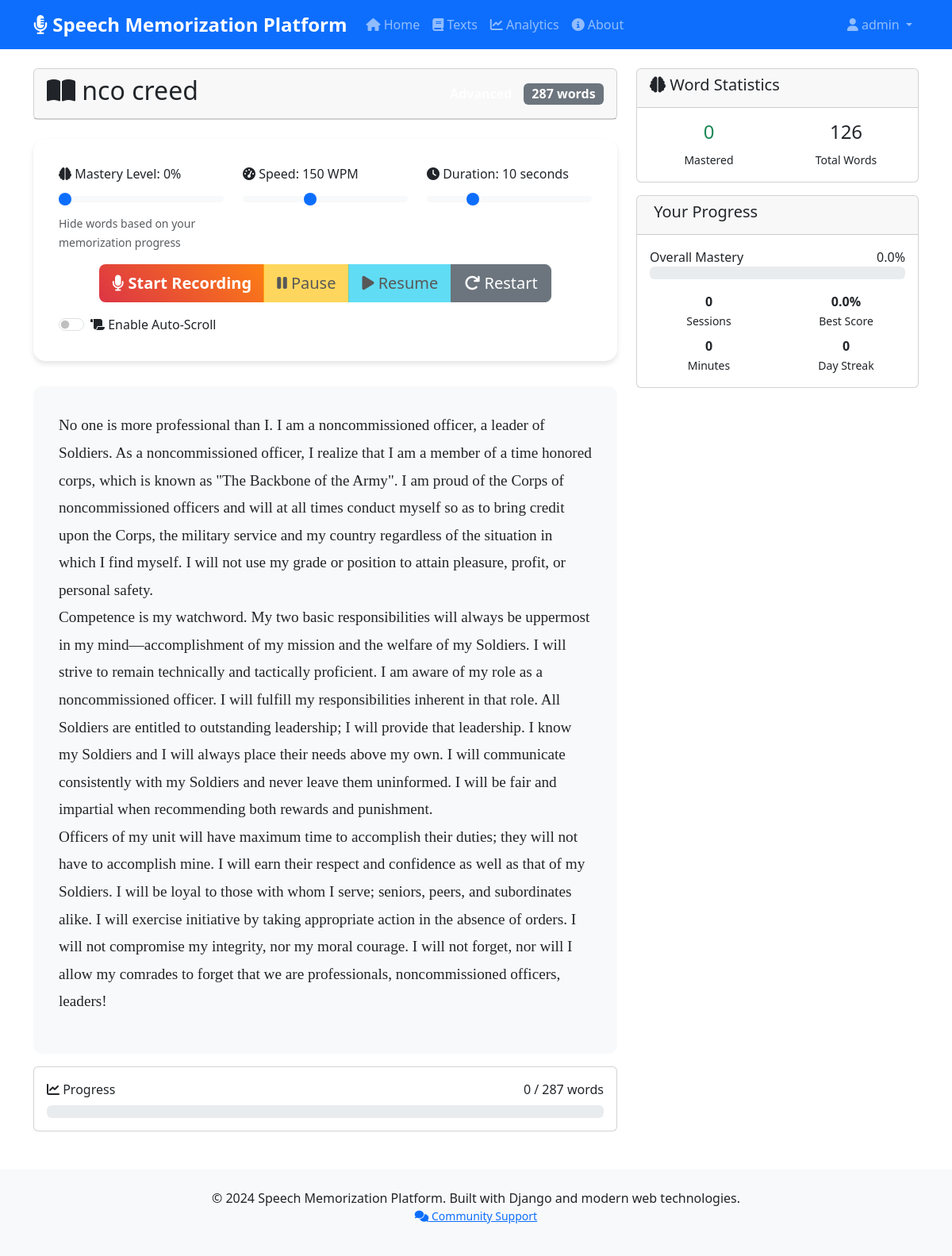
/practice/1/basic/ (signed in), run on the app's committed database.
### memorization/models.py (models this page shows, shortened)
class Text(models.Model):
    DIFFICULTY_CHOICES = [
        ('beginner', 'Beginner'),
        ('intermediate', 'Intermediate'),
        ('advanced', 'Advanced'),
        ('expert', 'Expert'),
    ]
    title = models.CharField(max_length=200)
    content = models.TextField()
    description = models.TextField(blank=True, null=True)
    tags = models.CharField(max_length=500, blank=True, help_text="Comma-separated tags")
    difficulty = models.CharField(max_length=20, choices=DIFFICULTY_CHOICES, default='beginner')
    time_limit = models.PositiveIntegerField(null=True, blank=True, help_text="Suggested time limit in minutes")
    created_by = models.ForeignKey(User, on_delete=models.CASCADE, related_name='created_texts')
    created_at = models.DateTimeField(auto_now_add=True)
    updated_at = models.DateTimeField(auto_now=True)
    is_public = models.BooleanField(default=False)
    word_count = models.PositiveIntegerField(default=0)
    class Meta:
        ordering = ['-created_at']

class UserTextProgress(models.Model):
    user = models.ForeignKey(User, on_delete=models.CASCADE)
    text = models.ForeignKey(Text, on_delete=models.CASCADE)
    overall_mastery_percentage = models.FloatField(default=0.0)
    words_mastered = models.PositiveIntegerField(default=0)
    total_practice_time = models.PositiveIntegerField(default=0)  # In seconds
    total_sessions = models.PositiveIntegerField(default=0)
    best_accuracy = models.FloatField(default=0.0)
    average_accuracy = models.FloatField(default=0.0)
    current_streak = models.PositiveIntegerField(default=0)
    preferred_words_per_minute = models.PositiveIntegerField(default=150)
    preferred_session_duration = models.PositiveIntegerField(default=300)  # 5 minutes
    first_practiced = models.DateTimeField(auto_now_add=True)
    last_practiced = models.DateTimeField(auto_now=True)
    class Meta:
        unique_together = ['user', 'text']
    @property
    def total_practice_time_minutes(self):
        return self.total_practice_time / 60

### core/views.py (the view, shortened to what this page needs)
# urls.py: path('practice/<int:text_id>/', views.practice_modes, name='practice_text'),
@demo_login_required
def practice_text(request, text_id):
    try:
        text = get_object_or_404(Text, id=text_id)
        if not text.is_public and text.created_by != request.user:
            messages.error(request, "You don't have access to this text.")
            return redirect('home')
        user_progress, created = UserTextProgress.objects.get_or_create(
            user=request.user,
            text=text
        )
        sr_service = SpacedRepetitionService(request.user)
        text_stats = sr_service.get_text_statistics(text)
        mastery_level = request.session.get('mastery_level', 0)
        display_text = sr_service.apply_spaced_repetition(text, mastery_level)
        context = {
            'text': text,
            'display_text': display_text,
            'user_progress': user_progress,
            'text_stats': text_stats,
            'mastery_level': mastery_level,
        }
        return render(request, 'core/practice.html', context)
    except Exception:
        return redirect('home')

### core/views.py (called while the page is built)
def demo_login_required(view_func):
    @wraps(view_func)
    def wrapper(request, *args, **kwargs):
        if request.user.is_authenticated:
            return view_func(request, *args, **kwargs)
        if request.session.get('demo_user'):
            return view_func(request, *args, **kwargs)
        from django.contrib.auth.views import redirect_to_login
        return redirect_to_login(request.get_full_path(), '/login/')
    return wrapper

### memorization/services.py (called while the page is built, shortened)
    def extract_words(self, text: str) -> List[str]:
        words = re.findall(r'\b[a-zA-Z]+\b', text.lower())
        return [word for word in words if len(word) > 2]  # Filter out short words

    def apply_spaced_repetition(self, text: Text, mastery_percentage: int = 0) -> str:
        if mastery_percentage == 0:
            return text.content

    def get_text_statistics(self, text: Text) -> Dict:
        words = self.extract_words(text.content)
        word_progresses = WordProgress.objects.filter(user=self.user, text=text)
        stats = {
            'total_words': len(set(words)),  # Unique words only
            'tracked_words': word_progresses.count(),
            'mastered_words': word_progresses.filter(mastery_level__gte=0.8).count(),
            'words_due_review': word_progresses.filter(needs_review=True).count(),
            'average_mastery': 0,
            'word_details': []
        }
        return stats

### templates/core/practice.html (shortened to what this page needs)
{% extends 'base.html' %}
{% block content %}
<div class="row">
    <div class="col-lg-8">
        <div class="card mb-4">
            <div class="card-header">
                <div class="d-flex justify-content-between align-items-center">
                    <h2><i class="fas fa-book-open"></i> {{ text.title }}</h2>
                    <div>
                        <span class="badge bg-{{ text.difficulty }} fs-6">{{ text.get_difficulty_display }}</span>
                        <span class="badge bg-secondary fs-6">{{ text.word_count }} words</span>
                    </div>
                </div>
            </div>
        </div>
        <div class="practice-controls">
            <div class="row mb-3">
                <div class="col-md-4">
                    <label for="masterySlider" class="form-label">
                        <i class="fas fa-brain"></i> Mastery Level: <span id="masteryValue">{{ mastery_level }}%</span>
                    </label>
                    <input type="range" class="form-range" id="masterySlider" min="0" max="100"
                           value="{{ mastery_level }}" oninput="updateMasteryLevel()">
                    <small class="text-muted">Hide words based on your memorization progress</small>
                </div>
                <div class="col-md-4">
                    <label for="wpmSlider" class="form-label">
                        <i class="fas fa-tachometer-alt"></i> Speed: <span id="wpmValue">{{ user_progress.preferred_words_per_minute|default:150 }}</span> WPM
                    </label>
                    <input type="range" class="form-range" id="wpmSlider" min="50" max="300"
                           value="{{ user_progress.preferred_words_per_minute|default:150 }}" oninput="updateWPM()">
                </div>
                <div class="col-md-4">
                    <label for="durationSlider" class="form-label">
                        <i class="fas fa-clock"></i> Duration: <span id="durationValue">10</span> seconds
                    </label>
                    <input type="range" class="form-range" id="durationSlider" min="3" max="30"
                           value="10" oninput="updateDuration()">
                </div>
            </div>
            <div class="text-center mb-3">
                <div class="btn-group" role="group">
                    <button type="button" class="btn btn-record btn-lg" id="recordBtn" onclick="startRecording()">
                        <i class="fas fa-microphone"></i> Start Recording
                    </button>
                    <button type="button" class="btn btn-warning btn-lg" id="pauseBtn" onclick="pauseRecording()" disabled>
                        <i class="fas fa-pause"></i> Pause
                    </button>
                    <button type="button" class="btn btn-info btn-lg" id="resumeBtn" onclick="resumeRecording()" disabled>
                        <i class="fas fa-play"></i> Resume
                    </button>
                    <button type="button" class="btn btn-secondary btn-lg" id="restartBtn" onclick="restartRecording()">
                        <i class="fas fa-redo"></i> Restart
                    </button>
                </div>
            </div>
            <div class="row">
                <div class="col-md-6">
                    <div class="form-check form-switch">
                        <input class="form-check-input" type="checkbox" id="autoScrollToggle" onchange="toggleAutoScroll()">
                        <label class="form-check-label" for="autoScrollToggle">
                            <i class="fas fa-scroll"></i> Enable Auto-Scroll
                        </label>
                    </div>
                </div>
            </div>
        </div>
        <div class="text-display" id="textDisplay">
            {{ display_text|linebreaks }}
        </div>
        <div class="card">
            <div class="card-body">
                <div class="d-flex justify-content-between align-items-center mb-2">
                    <span><i class="fas fa-chart-line"></i> Progress</span>
                    <span id="progressText">0 / {{ text.word_count }} words</span>
                </div>
                <div class="progress">
                </div>
            </div>
        </div>
    </div>
    <div class="col-lg-4">
        <div class="card mb-3">
            <div class="card-header">
                <h5><i class="fas fa-brain"></i> Word Statistics</h5>
            </div>
            <div class="card-body">
                <div class="row text-center">
                    <div class="col-6">
                        <h4 class="text-success">{{ text_stats.mastered_words }}</h4>
                        <small>Mastered</small>
                    </div>
                    <div class="col-6">
                        <h4>{{ text_stats.total_words }}</h4>
                        <small>Total Words</small>
                    </div>
                </div>
            </div>
        </div>
        <div class="card">
            <div class="card-header">
                <h5> Your Progress</h5>
            </div>
            <div class="card-body">
                <div class="mb-3">
                    <div class="d-flex justify-content-between">
                        <span>Overall Mastery</span>
                        <span>{{ user_progress.overall_mastery_percentage|floatformat:1 }}%</span>
                    </div>
                    <div class="progress">
                    </div>
                </div>
                <div class="row text-center">
                    <div class="col-6">
                        <strong>{{ user_progress.total_sessions }}</strong><br>
                        <small>Sessions</small>
                    </div>
                    <div class="col-6">
                        <strong>{{ user_progress.best_accuracy|floatformat:1 }}%</strong><br>
                        <small>Best Score</small>
                    </div>
                </div>
                <div class="row text-center mt-2">
                    <div class="col-6">
                        <strong>{{ user_progress.total_practice_time_minutes|floatformat:0 }}</strong><br>
                        <small>Minutes</small>
                    </div>
                    <div class="col-6">
                        <strong>{{ user_progress.current_streak }}</strong><br>
                        <small>Day Streak</small>
                    </div>
                </div>
            </div>
        </div>
    </div>
</div>
{% endblock %}

### templates/base.html (shortened to what this page needs)
<!DOCTYPE html>
<html lang="en">
<head>
    <link href="https://cdn.jsdelivr.net/npm/bootstrap@5.3.0/dist/css/bootstrap.min.css" rel="stylesheet">
    <link href="https://cdnjs.cloudflare.com/ajax/libs/font-awesome/6.4.0/css/all.min.css" rel="stylesheet">
</head>
<body>
    <nav class="navbar navbar-expand-lg navbar-dark bg-primary">
        <div class="container">
            <a class="navbar-brand" href="{% url 'home' %}">
                <i class="fas fa-microphone-alt"></i> Speech Memorization Platform
            </a>
            <div class="collapse navbar-collapse" id="navbarNav">
                <ul class="navbar-nav me-auto">
                    <li class="nav-item">
                        <a class="nav-link" href="{% url 'home' %}">
                            <i class="fas fa-home"></i> Home
                        </a>
                    </li>
                    <li class="nav-item">
                        <a class="nav-link" href="{% url 'text_list' %}">
                            <i class="fas fa-book"></i> Texts
                        </a>
                    </li>
                    <li class="nav-item">
                        <a class="nav-link" href="{% url 'analytics' %}">
                            <i class="fas fa-chart-line"></i> Analytics
                        </a>
                    </li>
                    <li class="nav-item">
                        <a class="nav-link" href="{% url 'about' %}">
                            <i class="fas fa-info-circle"></i> About
                        </a>
                    </li>
                </ul>
                <ul class="navbar-nav">
                    {% if user.is_authenticated %}
                        <li class="nav-item dropdown">
                            <a class="nav-link dropdown-toggle" href="#" id="navbarDropdown" role="button" data-bs-toggle="dropdown">
                                <i class="fas fa-user"></i> {{ user.username }}
                            </a>
                        </li>
                    {% else %}
                        <li class="nav-item">
                            <a class="nav-link" href="{% url 'login' %}">Login</a>
                        </li>
                    {% endif %}
                </ul>
            </div>
        </div>
    </nav>
    <main class="container mt-4">
        {% block content %}{% endblock %}
    </main>
    <footer class="bg-light mt-5 py-4">
        <div class="container text-center">
            <p class="mb-0">&copy; 2024 Speech Memorization Platform. Built with Django and modern web technologies.</p>
            <p class="small text-muted">
                <a href="https://matrix.to/#/%23speech-memorization-platform:irregularchat.com" target="_blank">
                    <i class="fas fa-comments"></i> Community Support
                </a>
            </p>
        </div>
    </footer>
</body>
</html>

### templates/base.html (style rules this page uses)
.text-display { font-size: 1.2rem; line-height: 1.8; padding: 2rem; background-color: #f8f9fa; border-radius: 10px; margin: 1rem 0; font-family: 'Georgia', serif; }
.practice-controls { background-color: #fff; border-radius: 15px; padding: 2rem; box-shadow: 0 4px 6px rgba(0, 0, 0, 0.1); margin-bottom: 2rem; }
.navbar-brand { font-weight: bold; font-size: 1.5rem; }
.btn-record { background: linear-gradient(45deg, #dc3545, #fd7e14); border: none; color: white; font-weight: bold; }

### data on the page
Text: title "nco creed", word_count "287", content "No one is more professional than I. I am a noncommissioned officer, a leader of Soldiers. As a noncommissioned officer, I realize that I am a member of a time honored corps, which is known as \"The Backbone of the Army\". I am proud of the Corps of noncommissioned officers and will at all times conduct myself so as to bring credit upon the Corps, the military service and my country regardless of the situation in which I find myself. I will not use my grade or position to attain pleasure, profit, or personal safety. Competence is my watchword. My two basic responsibilities will always be uppermost in my mind—accomplishment of my mission and the welfare of my Soldiers. I will strive to remain…"
UserTextProgress: preferred_words_per_minute "150", overall_mastery_percentage "0.0", total_sessions "0", best_accuracy "0.0", total_practice_time_minutes "0", current_streak "0"

### other printed values
{{ user.username }} "admin"
{{ mastery_level }} "0"
{{ text_stats.mastered_words }} "0"
{{ text_stats.total_words }} "126"
